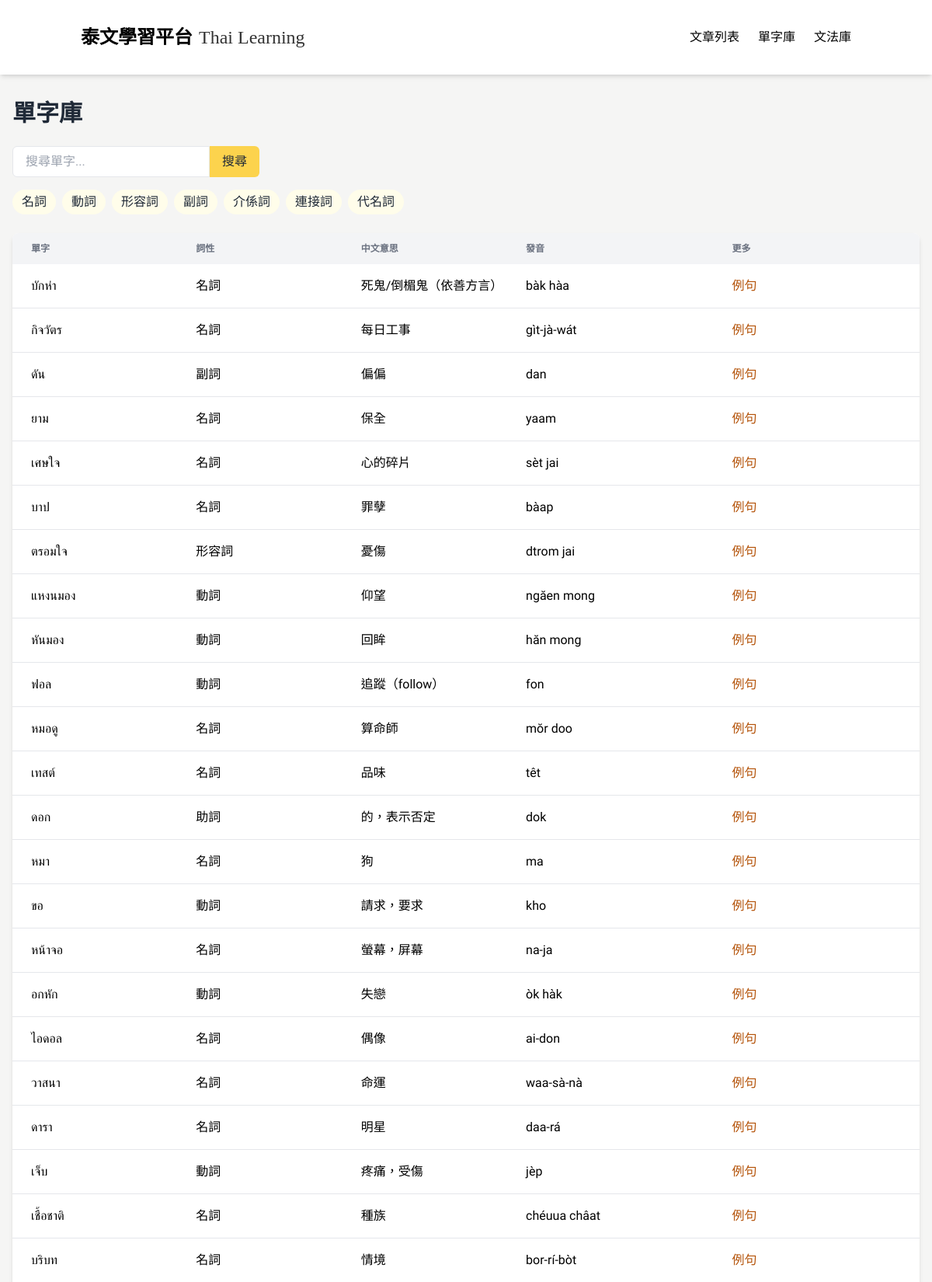
Screenshot of /vocabulary (upper part) with the database file from the repository.
### tables this page shows
CREATE TABLE Word (
            id INTEGER PRIMARY KEY AUTOINCREMENT,
            thai TEXT,
            chinese TEXT,
            type TEXT,
            pronunciation TEXT,
            articleId INTEGER,
            createdAt TEXT,
            updatedAt TEXT
        );

### app_sqlite.py (the view)
@app.route('/vocabulary')
def vocabulary():
    conn = get_db_connection()
    words = conn.execute("""
        SELECT DISTINCT Word.*
        FROM Word
        JOIN WordArticle ON Word.id = WordArticle.wordId
        JOIN Article ON WordArticle.articleId = Article.id
        WHERE Article.status = 'published'
        ORDER BY Word.createdAt DESC
    """).fetchall()
    conn.close()
    return render_template('vocabulary_adjust.html', words=words)

### app_sqlite.py (called while the page is built)
def get_db_connection():
    base_path = os.path.dirname(os.path.abspath(__file__))
    db_path = os.path.join(base_path, 'data.db')
    conn = sqlite3.connect(db_path)  # SQLite 檔名
    conn.row_factory = sqlite3.Row     # 讓取出的資料像字典一樣操作
    return conn

### templates/vocabulary_adjust.html (shortened to what this page needs)
{% extends "base.html" %}
{% block content %}
  <div class="px-4 py-8">
  <h1 class="text-3xl font-bold mb-6 text-gray-800">單字庫</h1>
  <div class="mb-6">
    <div class="flex mb-4">
      <input id="vocabulary-search" type="text" placeholder="搜尋單字..." class="border rounded-l-md px-4" />
      <button class="bg-[#FCD34D] hover:bg-[#FBBF24] text-[#1F2937] hover:text-white px-4 py-2 rounded-r-md transition-colors">搜尋</button>
    </div>
    <div class="flex flex-wrap gap-2 mb-4">
      <button class="px-3 py-1 bg-[#FFFDEA] text-[#1F2937] rounded-full hover:bg-[#FBBF24]" data-type="名詞">名詞</button>
      <button class="px-3 py-1 bg-[#FFFDEA] text-[#1F2937] rounded-full hover:bg-[#FBBF24]" data-type="動詞">動詞</button>
      <button class="px-3 py-1 bg-[#FFFDEA] text-[#1F2937] rounded-full hover:bg-[#FBBF24]" data-type="形容詞">形容詞</button>
      <button class="px-3 py-1 bg-[#FFFDEA] text-[#1F2937] rounded-full hover:bg-[#FBBF24]" data-type="副詞">副詞</button>
      <button class="px-3 py-1 bg-[#FFFDEA] text-[#1F2937] rounded-full hover:bg-[#FBBF24]" data-type="介係詞">介係詞</button>
      <button class="px-3 py-1 bg-[#FFFDEA] text-[#1F2937] rounded-full hover:bg-[#FBBF24]" data-type="連接詞">連接詞</button>
      <button class="px-3 py-1 bg-[#FFFDEA] text-[#1F2937] rounded-full hover:bg-[#FBBF24]" data-type="代名詞">代名詞</button>
    </div>
  </div>
  <div class="hidden md:block bg-white rounded-lg shadow-md overflow-x-auto">
    <table class="min-w-full w-full table-fixed">
      <thead class="bg-gray-100">
        <tr>
          <th class="px-6 py-3 text-left text-xs text-gray-500 uppercase w-1/5">單字</th>
          <th class="px-6 py-3 text-left text-xs text-gray-500 uppercase w-1/5">詞性</th>
          <th class="px-6 py-3 text-left text-xs text-gray-500 uppercase w-1/5">中文意思</th>
          <th class="px-6 py-3 text-left text-xs text-gray-500 uppercase w-1/4">發音</th>
          <th class="px-6 py-3 text-left text-xs text-gray-500 uppercase w-1/4">更多</th>
        </tr>
      </thead>
      <tbody class="divide-y divide-gray-200">
        {% for word in words %}
        <tr class="hover:bg-gray-50 vocabulary-row" data-type="{{ word.type }}">
          <td class="px-6 py-4 whitespace-nowrap thai-text">{{ word.thai }}</td>
          <td class="px-6 py-4 whitespace-nowrap">{{ word.type }}</td>
          <td class="px-6 py-4 whitespace-nowrap">{{ word.chinese }}</td>
          <td class="px-6 py-4 whitespace-nowrap">{{ word.pronunciation }}</td>
          <td class="px-6 py-4 whitespace-nowrap">
            <a href="/word/{{ word.id }}" class="text-[#B45309] hover:underline">例句</a>
          </td>
        </tr>
        {% endfor %}
      </tbody>
    </table>
  </div>
  </div>
{% endblock %}

### templates/base.html (style rules this page uses)
:root { --main-color: #FCD34D; --main-color-hover: #FBBF24; --main-color-light: #FFFDEA; --main-color-light-hover: #FEF3C7; --main-color-bg: #ffffff; --main-color-dark: #1F2937; --main-color-darker: #111827; }
body { font-family: 'Noto Sans TC', 'Sarabun', sans-serif; background-color: #F5F5F4; }
.thai-text { font-family: 'Sarabun', sans-serif; }

### rows the page displays
Word: thai "บักห่า", type "名詞", chinese "死鬼/倒楣鬼（依善方言）", pronunciation "bàk hàa"
Word: thai "กิจวัตร", type "名詞", chinese "每日工事", pronunciation "gìt-jà-wát"
Word: thai "ดัน", type "副詞", chinese "偏偏", pronunciation "dan"
Word: thai "ยาม", type "名詞", chinese "保全", pronunciation "yaam"
Word: thai "เศษใจ", type "名詞", chinese "心的碎片", pronunciation "sèt jai"
Word: thai "บาป", type "名詞", chinese "罪孽", pronunciation "bàap"
Word: thai "ตรอมใจ", type "形容詞", chinese "憂傷", pronunciation "dtrom jai"
Word: thai "แหงนมอง", type "動詞", chinese "仰望", pronunciation "ngăen mong"
Word: thai "หันมอง", type "動詞", chinese "回眸", pronunciation "hăn mong"
Word: thai "ฟอล", type "動詞", chinese "追蹤（follow）", pronunciation "fon"
Word: thai "หมอดู", type "名詞", chinese "算命師", pronunciation "mŏr doo"
Word: thai "เทสต์", type "名詞", chinese "品味", pronunciation "têt"
Word: thai "ดอก", type "助詞", chinese "的，表示否定", pronunciation "dok"
Word: thai "หมา", type "名詞", chinese "狗", pronunciation "ma"
Word: thai "ขอ", type "動詞", chinese "請求，要求", pronunciation "kho"
Word: thai "หน้าจอ", type "名詞", chinese "螢幕，屏幕", pronunciation "na-ja"
Word: thai "อกหัก", type "動詞", chinese "失戀", pronunciation "òk hàk"
Word: thai "ไอดอล", type "名詞", chinese "偶像", pronunciation "ai-don"
Word: thai "วาสนา", type "名詞", chinese "命運", pronunciation "waa-sà-nà"
Word: thai "ดารา", type "名詞", chinese "明星", pronunciation "daa-rá"
Word: thai "เจ็บ", type "動詞", chinese "疼痛，受傷", pronunciation "jèp"
Word: thai "เชื้อชาติ", type "名詞", chinese "種族", pronunciation "chéuua châat"
Word: thai "บริบท", type "名詞", chinese "情境", pronunciation "bor-rí-bòt"
